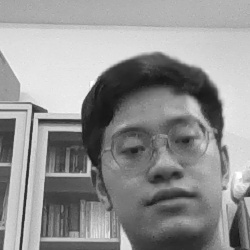
#> input picture SimeseNetwork/3_inference_PC/application_data/input_image/input_image.jpg, 250 x 250 px
$ python -i data_label.py   (imports and definitions only)
#> lines starting #> are read from the running program, lines starting #| are printed output that depends on the picture
#> further down, picture is the input picture: shape (250, 250, 3); min 20, max 255, mean 147.3
import cv2
import keyboard
import time
import os
import random
import numpy as np

DEGREE = 20
NUM = 100
USER = "jeff"
PATH = './' + USER
# [2 lines not run here, left out]

img_cnt = 0

wCam, hCam = 640, 480

x = 270
y = 190

w = 200
h = 200

DIM = (100,100)

# [3 lines not run here, left out]


def rotation(src):
    h,w = src.shape[:2]
#> h = 250; w = 250
    rotation_matrix = cv2.getRotationMatrix2D((w/2, h/2), random.randrange(-1*DEGREE,DEGREE,1),  random.uniform(1.0, 1.5))
    rotated_img = cv2.warpAffine(src, rotation_matrix, (w,h))
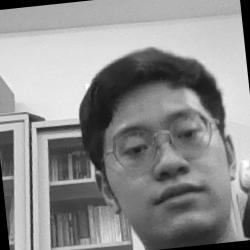
#> rotated_img: shape (250, 250, 3); min 0, max 255, mean 142.2
    # cv2.imshow("rotated_img", rotated_img)
    return rotated_img


def brightness(src):
    bright_img = np.zeros(src.shape, src.dtype)
    alpha = random.uniform(0.5, 2.0)
    beta = random.randrange(-25, 25, 1)

    for y in range(src.shape[0]):
        for x in range(src.shape[1]):
                bright = alpha*src[y,x] + beta
                bright_img[y,x] = np.clip(bright, 0, 255)

    # cv2.imshow("bright_img", bright_img)

    return bright_img


def flip(src):
    flip_img = cv2.flip(src,3)
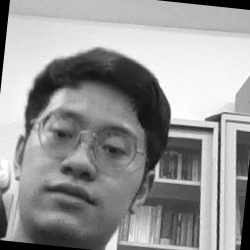
#> flip_img: shape (250, 250, 3); min 0, max 255, mean 151.1
    # cv2.imshow("flip_img", flip_img)
    return flip_img


def sharp(src):
    sharppening = np.array( [[-1,-1,-1],
                             [-1,10,-1],
                             [-1,-1,-1]])
    sharp_img = cv2.filter2D(src, -1, sharppening)
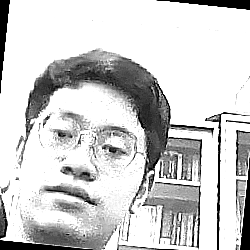
#> sharp_img: shape (250, 250, 3); min 0, max 255, mean 205.7
    # cv2.imshow("sharp_img", sharp_img)

    return sharp_img

def blur(src):
    kernel_size = random.randrange(3,5)
    kernel = np.ones((kernel_size,kernel_size), np.float32) / 25
    blur_img = cv2.filter2D(src,-1,kernel)

    # cv2.imshow("blur_img", blur_img)

    return blur_img


def gauss_noise(src):
    mean = 0
    sigma = 0.1
    src = src / 255
    noise = np.random.normal(mean, sigma, src.shape)
    noise_img = src + noise
    noise_img = np.clip(noise_img, 0, 1)
    noise_img = np.uint8(noise_img*255)

    noise = np.uint8(noise*255)
    # cv2.imshow("noise", noise)
    # cv2.imshow("noise_img", noise_img)

    return noise_img

def data_aug(src):
    dst = src

    if(random.randint(0,1)):
        print("rotation")
        dst = rotation(dst)

    if(random.randint(0,1)):
        print("brightness")
        dst = brightness(dst)

    if(random.randint(0,1)):
        print("flip")
        dst = flip(dst)

    if(random.randint(0,1)):
        print("sharp")
        dst = sharp(dst)

    if(random.randint(0,1)):
        print("blur")
        dst = blur(dst)


    # cv2.imshow("dst", dst)

    return dst


# [17 lines of commented-out code are left out]

# [52 lines not run here, left out]

>>> import cv2
>>> picture = cv2.cvtColor(cv2.imread('../3_inference_PC/application_data/input_image/input_image.jpg'), cv2.COLOR_BGR2RGB)
>>> result = data_aug(picture)
